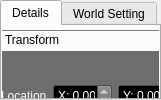
       <widget class="QTabWidget" name="tabWidget_2">
        <property name="sizePolicy">
         <sizepolicy hsizetype="Minimum" vsizetype="Expanding">
          <horstretch>0</horstretch>
          <verstretch>0</verstretch>
         </sizepolicy>
        </property>
        <property name="autoFillBackground">
         <bool>true</bool>
        </property>
        <property name="currentIndex">
         <number>0</number>
        </property>
        <widget class="QWidget" name="Detail">
         <attribute name="title">
          <string>Details</string>
         </attribute>
         <widget class="DetailsArea" name="DetailsToolBox">
          <property name="geometry">
           <rect>
            <x>-2</x>
            <y>2</y>
            <width>251</width>
            <height>241</height>
           </rect>
          </property>
          <property name="sizePolicy">
           <sizepolicy hsizetype="Fixed" vsizetype="Expanding">
            <horstretch>0</horstretch>
            <verstretch>0</verstretch>
           </sizepolicy>
          </property>
          <property name="frameShape">
           <enum>QFrame::Panel</enum>
          </property>
          <property name="frameShadow">
           <enum>QFrame::Raised</enum>
          </property>
          <property name="currentIndex">
           <number>0</number>
          </property>
          <property name="tabSpacing">
           <number>0</number>
          </property>
          <widget class="QWidget" name="Transformation">
           <property name="geometry">
            <rect>
             <x>0</x>
             <y>0</y>
             <width>249</width>
             <height>197</height>
            </rect>
           </property>
           <property name="palette">
            <palette>
             <active>
              <colorrole role="WindowText">
               <brush brushstyle="SolidPattern">
                <color alpha="255">
                 <red>255</red>
                 <green>255</green>
                 <blue>255</blue>
                </color>
               </brush>
              </colorrole>
              <colorrole role="Button">
               <brush brushstyle="SolidPattern">
                <color alpha="255">
                 <red>109</red>
                 <green>109</green>
                 <blue>109</blue>
                </color>
               </brush>
              </colorrole>
              <colorrole role="Light">
               <brush brushstyle="SolidPattern">
                <color alpha="255">
                 <red>164</red>
                 <green>164</green>
                 <blue>164</blue>
                </color>
               </brush>
              </colorrole>
              <colorrole role="Midlight">
               <brush brushstyle="SolidPattern">
                <color alpha="255">
                 <red>136</red>
                 <green>136</green>
                 <blue>136</blue>
                </color>
               </brush>
              </colorrole>
              <colorrole role="Dark">
               <brush brushstyle="SolidPattern">
                <color alpha="255">
                 <red>54</red>
                 <green>54</green>
                 <blue>54</blue>
                </color>
               </brush>
              </colorrole>
              <colorrole role="Mid">
               <brush brushstyle="SolidPattern">
                <color alpha="255">
                 <red>72</red>
                 <green>72</green>
                 <blue>72</blue>
                </color>
               </brush>
              </colorrole>
              <colorrole role="Text">
               <brush brushstyle="SolidPattern">
                <color alpha="255">
                 <red>255</red>
                 <green>255</green>
                 <blue>255</blue>
                </color>
               </brush>
              </colorrole>
              <colorrole role="BrightText">
               <brush brushstyle="SolidPattern">
                <color alpha="255">
                 <red>255</red>
                 <green>255</green>
                 <blue>255</blue>
                </color>
               </brush>
              </colorrole>
              <colorrole role="ButtonText">
               <brush brushstyle="SolidPattern">
                <color alpha="255">
                 <red>255</red>
                 <green>255</green>
                 <blue>255</blue>
                </color>
               </brush>
              </colorrole>
              <colorrole role="Base">
               <brush brushstyle="SolidPattern">
                <color alpha="255">
                 <red>0</red>
                 <green>0</green>
                 <blue>0</blue>
                </color>
               </brush>
              </colorrole>
              <colorrole role="Window">
               <brush brushstyle="SolidPattern">
                <color alpha="255">
                 <red>109</red>
                 <green>109</green>
                 <blue>109</blue>
                </color>
               </brush>
              </colorrole>
              <colorrole role="Shadow">
               <brush brushstyle="SolidPattern">
                <color alpha="255">
                 <red>0</red>
                 <green>0</green>
                 <blue>0</blue>
                </color>
               </brush>
              </colorrole>
              <colorrole role="AlternateBase">
               <brush brushstyle="SolidPattern">
                <color alpha="255">
                 <red>54</red>
                 <green>54</green>
                 <blue>54</blue>
                </color>
               </brush>
              </colorrole>
              <colorrole role="ToolTipBase">
               <brush brushstyle="SolidPattern">
                <color alpha="255">
                 <red>255</red>
                 <green>255</green>
                 <blue>220</blue>
                </color>
               </brush>
              </colorrole>
              <colorrole role="ToolTipText">
               <brush brushstyle="SolidPattern">
                <color alpha="255">
                 <red>0</red>
                 <green>0</green>
                 <blue>0</blue>
                </color>
               </brush>
              </colorrole>
             </active>
             <inactive>
              <colorrole role="WindowText">
               <brush brushstyle="SolidPattern">
                <color alpha="255">
                 <red>255</red>
                 <green>255</green>
                 <blue>255</blue>
                </color>
               </brush>
              </colorrole>
              <colorrole role="Button">
               <brush brushstyle="SolidPattern">
                <color alpha="255">
                 <red>109</red>
                 <green>109</green>
                 <blue>109</blue>
                </color>
               </brush>
              </colorrole>
              <colorrole role="Light">
               <brush brushstyle="SolidPattern">
                <color alpha="255">
                 <red>164</red>
                 <green>164</green>
                 <blue>164</blue>
                </color>
               </brush>
              </colorrole>
              <colorrole role="Midlight">
               <brush brushstyle="SolidPattern">
                <color alpha="255">
                 <red>136</red>
                 <green>136</green>
                 <blue>136</blue>
                </color>
               </brush>
              </colorrole>
              <colorrole role="Dark">
               <brush brushstyle="SolidPattern">
                <color alpha="255">
                 <red>54</red>
                 <green>54</green>
                 <blue>54</blue>
                </color>
               </brush>
              </colorrole>
              <colorrole role="Mid">
               <brush brushstyle="SolidPattern">
                <color alpha="255">
                 <red>72</red>
                 <green>72</green>
                 <blue>72</blue>
                </color>
               </brush>
              </colorrole>
              <colorrole role="Text">
               <brush brushstyle="SolidPattern">
                <color alpha="255">
                 <red>255</red>
                 <green>255</green>
                 <blue>255</blue>
                </color>
               </brush>
              </colorrole>
              <colorrole role="BrightText">
               <brush brushstyle="SolidPattern">
                <color alpha="255">
                 <red>255</red>
                 <green>255</green>
                 <blue>255</blue>
                </color>
               </brush>
              </colorrole>
              <colorrole role="ButtonText">
               <brush brushstyle="SolidPattern">
                <color alpha="255">
                 <red>255</red>
                 <green>255</green>
                 <blue>255</blue>
                </color>
               </brush>
              </colorrole>
              <colorrole role="Base">
               <brush brushstyle="SolidPattern">
                <color alpha="255">
                 <red>0</red>
                 <green>0</green>
                 <blue>0</blue>
                </color>
               </brush>
              </colorrole>
              <colorrole role="Window">
               <brush brushstyle="SolidPattern">
                <color alpha="255">
                 <red>109</red>
                 <green>109</green>
                 <blue>109</blue>
                </color>
               </brush>
              </colorrole>
              <colorrole role="Shadow">
               <brush brushstyle="SolidPattern">
                <color alpha="255">
                 <red>0</red>
                 <green>0</green>
                 <blue>0</blue>
                </color>
               </brush>
              </colorrole>
              <colorrole role="AlternateBase">
               <brush brushstyle="SolidPattern">
                <color alpha="255">
                 <red>54</red>
                 <green>54</green>
                 <blue>54</blue>
                </color>
               </brush>
              </colorrole>
              <colorrole role="ToolTipBase">
               <brush brushstyle="SolidPattern">
                <color alpha="255">
                 <red>255</red>
                 <green>255</green>
                 <blue>220</blue>
                </color>
               </brush>
              </colorrole>
              <colorrole role="ToolTipText">
               <brush brushstyle="SolidPattern">
                <color alpha="255">
                 <red>0</red>
                 <green>0</green>
                 <blue>0</blue>
                </color>
               </brush>
              </colorrole>
             </inactive>
             <disabled>
              <colorrole role="WindowText">
               <brush brushstyle="SolidPattern">
                <color alpha="255">
                 <red>54</red>
                 <green>54</green>
                 <blue>54</blue>
                </color>
               </brush>
              </colorrole>
              <colorrole role="Button">
               <brush brushstyle="SolidPattern">
                <color alpha="255">
                 <red>109</red>
                 <green>109</green>
                 <blue>109</blue>
                </color>
               </brush>
              </colorrole>
              <colorrole role="Light">
               <brush brushstyle="SolidPattern">
                <color alpha="255">
                 <red>164</red>
                 <green>164</green>
                 <blue>164</blue>
                </color>
               </brush>
              </colorrole>
              <colorrole role="Midlight">
               <brush brushstyle="SolidPattern">
                <color alpha="255">
                 <red>136</red>
                 <green>136</green>
                 <blue>136</blue>
                </color>
               </brush>
              </colorrole>
              <colorrole role="Dark">
               <brush brushstyle="SolidPattern">
                <color alpha="255">
                 <red>54</red>
                 <green>54</green>
                 <blue>54</blue>
                </color>
               </brush>
              </colorrole>
              <colorrole role="Mid">
               <brush brushstyle="SolidPattern">
                <color alpha="255">
                 <red>72</red>
                 <green>72</green>
                 <blue>72</blue>
                </color>
               </brush>
              </colorrole>
              <colorrole role="Text">
               <brush brushstyle="SolidPattern">
                <color alpha="255">
                 <red>54</red>
                 <green>54</green>
                 <blue>54</blue>
                </color>
               </brush>
              </colorrole>
              <colorrole role="BrightText">
               <brush brushstyle="SolidPattern">
                <color alpha="255">
                 <red>255</red>
                 <green>255</green>
                 <blue>255</blue>
                </color>
               </brush>
              </colorrole>
              <colorrole role="ButtonText">
               <brush brushstyle="SolidPattern">
                <color alpha="255">
                 <red>54</red>
                 <green>54</green>
                 <blue>54</blue>
                </color>
               </brush>
              </colorrole>
              <colorrole role="Base">
               <brush brushstyle="SolidPattern">
                <color alpha="255">
                 <red>109</red>
                 <green>109</green>
                 <blue>109</blue>
                </color>
               </brush>
              </colorrole>
              <colorrole role="Window">
               <brush brushstyle="SolidPattern">
                <color alpha="255">
                 <red>109</red>
                 <green>109</green>
                 <blue>109</blue>
                </color>
               </brush>
              </colorrole>
              <colorrole role="Shadow">
               <brush brushstyle="SolidPattern">
                <color alpha="255">
                 <red>0</red>
                 <green>0</green>
                 <blue>0</blue>
                </color>
               </brush>
              </colorrole>
              <colorrole role="AlternateBase">
               <brush brushstyle="SolidPattern">
                <color alpha="255">
                 <red>109</red>
                 <green>109</green>
                 <blue>109</blue>
                </color>
               </brush>
              </colorrole>
              <colorrole role="ToolTipBase">
               <brush brushstyle="SolidPattern">
                <color alpha="255">
                 <red>255</red>
                 <green>255</green>
                 <blue>220</blue>
                </color>
               </brush>
              </colorrole>
              <colorrole role="ToolTipText">
               <brush brushstyle="SolidPattern">
                <color alpha="255">
                 <red>0</red>
                 <green>0</green>
                 <blue>0</blue>
                </color>
               </brush>
              </colorrole>
             </disabled>
            </palette>
           </property>
           <attribute name="label">
            <string>Transform</string>
           </attribute>
           <widget class="QWidget" name="gridLayoutWidget">
            <property name="geometry">
             <rect>
              <x>0</x>
              <y>0</y>
              <width>241</width>
              <height>201</height>
             </rect>
            </property>
            <layout class="QGridLayout" name="gridLayout">
             <property name="verticalSpacing">
              <number>0</number>
             </property>
             <item row="1" column="0">
              <widget class="QLabel" name="label">
               <property name="text">
                <string>Rotation</string>
               </property>
              </widget>
             </item>
             <item row="2" column="0">
              <widget class="QLabel" name="label_2">
               <property name="text">
                <string>Scale</string>
               </property>
              </widget>
             </item>
             <item row="1" column="1">
              <widget class="QDoubleSpinBox" name="RotationX">
               <property name="prefix">
                <string>X: </string>
               </property>
               <property name="singleStep">
                <double>0.100000000000000</double>
               </property>
              </widget>
             </item>
             <item row="2" column="1">
              <widget class="QDoubleSpinBox" name="ScaleX">
               <property name="prefix">
                <string>X: </string>
               </property>
               <property name="singleStep">
                <double>0.100000000000000</double>
               </property>
              </widget>
             </item>
             <item row="0" column="0">
              <widget class="QLabel" name="label_3">
               <property name="text">
                <string>Location</string>
               </property>
              </widget>
             </item>
             <item row="0" column="1">
              <widget class="QDoubleSpinBox" name="LocationX">
               <property name="prefix">
                <string>X: </string>
               </property>
               <property name="singleStep">
                <double>0.100000000000000</double>
               </property>
              </widget>
             </item>
             <item row="1" column="2">
              <widget class="QDoubleSpinBox" name="RotationY">
               <property name="prefix">
                <string>Y: </string>
               </property>
               <property name="singleStep">
                <double>0.100000000000000</double>
               </property>
              </widget>
             </item>
             <item row="0" column="2">
              <widget class="QDoubleSpinBox" name="LocationY">
               <property name="prefix">
                <string>Y: </string>
               </property>
               <property name="singleStep">
                <double>0.100000000000000</double>
               </property>
              </widget>
             </item>
             <item row="2" column="2">
              <widget class="QDoubleSpinBox" name="ScaleY">
               <property name="prefix">
                <string>Y: </string>
               </property>
               <property name="singleStep">
                <double>0.100000000000000</double>
               </property>
              </widget>
             </item>
             <item row="0" column="3">
              <widget class="QDoubleSpinBox" name="LocationZ">
               <property name="prefix">
                <string>Z: </string>
               </property>
               <property name="singleStep">
                <double>0.100000000000000</double>
               </property>
              </widget>
             </item>
             <item row="1" column="3">
              <widget class="QDoubleSpinBox" name="RotationZ">
               <property name="prefix">
                <string>Z: </string>
               </property>
               <property name="singleStep">
                <double>0.100000000000000</double>
               </property>
              </widget>
             </item>
             <item row="2" column="3">
              <widget class="QDoubleSpinBox" name="ScaleZ">
               <property name="prefix">
                <string>Z: </string>
               </property>
               <property name="singleStep">
                <double>0.100000000000000</double>
               </property>
              </widget>
             </item>
            </layout>
           </widget>
          </widget>
          <widget class="QWidget" name="page_8">
           <property name="geometry">
            <rect>
             <x>0</x>
             <y>0</y>
             <width>249</width>
             <height>197</height>
            </rect>
           </property>
           <attribute name="label">
            <string>Page 2</string>
           </attribute>
          </widget>
         </widget>
        </widget>
        <widget class="QWidget" name="tab_2">
         <attribute name="title">
          <string>World Setting</string>
         </attribute>
        </widget>
       </widget>
